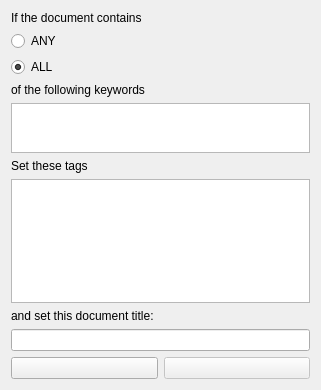
<?xml version="1.0" encoding="UTF-8"?>
<ui version="4.0">
 <class>Dialog</class>
 <widget class="QDialog" name="Dialog">
  <property name="geometry">
   <rect>
    <x>0</x>
    <y>0</y>
    <width>321</width>
    <height>390</height>
   </rect>
  </property>
  <property name="windowTitle">
   <string>Edit rules</string>
  </property>
  <property name="windowIcon">
   <iconset resource="main_simpledms.qrc">
    <normaloff>:/icons/icons/outline_description_white_18dp.png</normaloff>:/icons/icons/outline_description_white_18dp.png</iconset>
  </property>
  <property name="locale">
   <locale language="English" country="Germany"/>
  </property>
  <layout class="QGridLayout" name="gridLayout">
   <item row="15" column="1">
    <widget class="QPushButton" name="pushButton_ok">
     <property name="enabled">
      <bool>false</bool>
     </property>
     <property name="toolTip">
      <string>Keywords and title need to be filled.</string>
     </property>
     <property name="text">
      <string/>
     </property>
     <property name="icon">
      <iconset resource="main_simpledms.qrc">
       <normaloff>:/icons/icons/outline_check_white_18dp.png</normaloff>:/icons/icons/outline_check_white_18dp.png</iconset>
     </property>
    </widget>
   </item>
   <item row="1" column="0">
    <widget class="QRadioButton" name="radioButton_any">
     <property name="text">
      <string>ANY</string>
     </property>
    </widget>
   </item>
   <item row="4" column="0">
    <widget class="QLabel" name="label_7">
     <property name="text">
      <string>of the following keywords</string>
     </property>
    </widget>
   </item>
   <item row="5" column="0" rowspan="4" colspan="2">
    <widget class="QTextEdit" name="textEdit_keywords">
     <property name="sizePolicy">
      <sizepolicy hsizetype="Expanding" vsizetype="Minimum">
       <horstretch>0</horstretch>
       <verstretch>0</verstretch>
      </sizepolicy>
     </property>
     <property name="minimumSize">
      <size>
       <width>0</width>
       <height>50</height>
      </size>
     </property>
     <property name="acceptRichText">
      <bool>false</bool>
     </property>
    </widget>
   </item>
   <item row="9" column="0">
    <widget class="QLabel" name="label_2">
     <property name="text">
      <string>Set these tags</string>
     </property>
    </widget>
   </item>
   <item row="0" column="0" colspan="2">
    <widget class="QLabel" name="label_3">
     <property name="text">
      <string>If the document contains</string>
     </property>
    </widget>
   </item>
   <item row="3" column="0">
    <widget class="QRadioButton" name="radioButton_all">
     <property name="text">
      <string>ALL</string>
     </property>
     <property name="checked">
      <bool>true</bool>
     </property>
    </widget>
   </item>
   <item row="11" column="0">
    <widget class="QLabel" name="label_4">
     <property name="text">
      <string>and set this document title:</string>
     </property>
    </widget>
   </item>
   <item row="15" column="0">
    <widget class="QPushButton" name="pushButton_cancel">
     <property name="enabled">
      <bool>true</bool>
     </property>
     <property name="text">
      <string/>
     </property>
     <property name="icon">
      <iconset resource="main_simpledms.qrc">
       <normaloff>:/icons/icons/outline_cancel_white_18dp.png</normaloff>:/icons/icons/outline_cancel_white_18dp.png</iconset>
     </property>
    </widget>
   </item>
   <item row="10" column="0" colspan="2">
    <widget class="QTextEdit" name="textEdit_tags"/>
   </item>
   <item row="12" column="0" colspan="2">
    <widget class="QLineEdit" name="lineEdit_doctitle"/>
   </item>
  </layout>
 </widget>
 <resources>
  <include location="main_simpledms.qrc"/>
 </resources>
 <connections/>
</ui>
